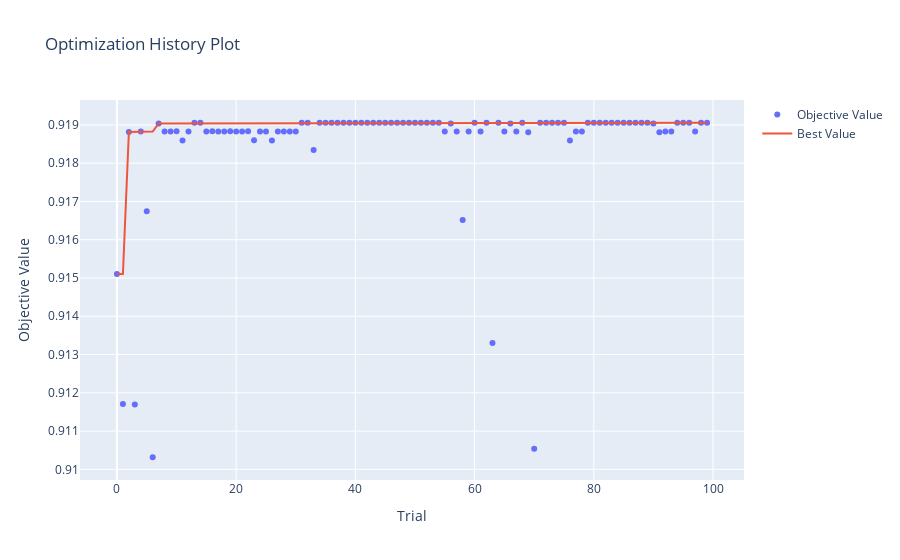

The cell this chart's notebook holds for it:
### Code cell
# Visualizando a otimização
optuna.visualization.plot_optimization_history(study)
